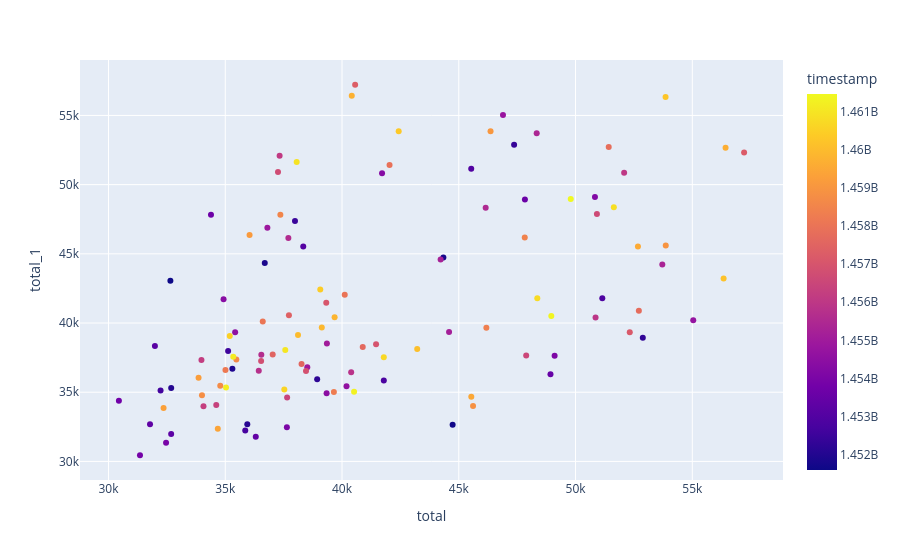

Here is the notebook cell this chart was saved with:
### Code cell
px.scatter(
    df_walmart_total.loc[pd.to_datetime(df_walmart_total.date).dt.year == 2016],
    x="total",
    y="total_1",
    color="timestamp",
)
